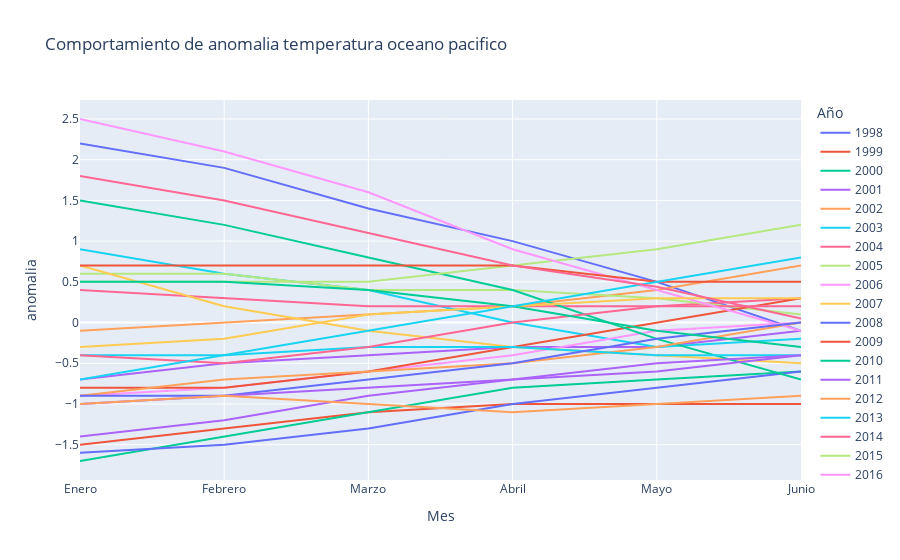

Notebook source saved alongside this figure:
### Code cell
meses_orden = ["Enero", "Febrero", "Marzo", "Abril", "Mayo", "Junio"]
df_melted['Mes'] = pd.Categorical(df_melted['Mes'], categories=meses_orden, ordered=True)

# Graficar la serie de tiempo
fig = px.line(df_melted, x='Mes', y='a_pacifico', color='Año',
              labels={'Mes': 'Mes', 'a_pacifico': 'anomalia', 'Año': 'Año'},
              title='Comportamiento de anomalia temperatura oceano pacifico')

fig.show()

### Figure 1 — Plotly figure (JSON) as saved in the notebook; plotly's stock layout.template omitted (floating-point values rounded to 4 significant figures)
{"data": [{"hovertemplate": "Año=1998<br>Mes=%{x}<br>anomalia=%{y}<extra></extra>", "legendgroup": "1998", "line": {"color": "#636efa", "dash": "solid"}, "marker": {"symbol": "circle"}, "mode": "lines", "name": "1998", "orientation": "v", "showlegend": true, "type": "scatter", "x": ["Enero", "Febrero", "Marzo", "Abril", "Mayo", "Junio"], "xaxis": "x", "y": [2.2, 1.9, 1.4, 1, 0.5, -0.1], "yaxis": "y"}, {"hovertemplate": "Año=1999<br>Mes=%{x}<br>anomalia=%{y}<extra></extra>", "legendgroup": "1999", "line": {"color": "#EF553B", "dash": "solid"}, "marker": {"symbol": "circle"}, "mode": "lines", "name": "1999", "orientation": "v", "showlegend": true, "type": "scatter", "x": ["Enero", "Febrero", "Marzo", "Abril", "Mayo", "Junio"], "xaxis": "x", "y": [-1.5, -1.3, -1.1, -1, -1, -1], "yaxis": "y"}, {"hovertemplate": "Año=2000<br>Mes=%{x}<br>anomalia=%{y}<extra></extra>", "legendgroup": "2000", "line": {"color": "#00cc96", "dash": "solid"}, "marker": {"symbol": "circle"}, "mode": "lines", "name": "2000", "orientation": "v", "showlegend": true, "type": "scatter", "x": ["Enero", "Febrero", "Marzo", "Abril", "Mayo", "Junio"], "xaxis": "x", "y": [-1.7, -1.4, -1.1, -0.8, -0.7, -0.6], "yaxis": "y"}, {"hovertemplate": "Año=2001<br>Mes=%{x}<br>anomalia=%{y}<extra></extra>", "legendgroup": "2001", "line": {"color": "#ab63fa", "dash": "solid"}, "marker": {"symbol": "circle"}, "mode": "lines", "name": "2001", "orientation": "v", "showlegend": true, "type": "scatter", "x": ["Enero", "Febrero", "Marzo", "Abril", "Mayo", "Junio"], "xaxis": "x", "y": [-0.7, -0.5, -0.4, -0.3, -0.3, -0.1], "yaxis": "y"}, {"hovertemplate": "Año=2002<br>Mes=%{x}<br>anomalia=%{y}<extra></extra>", "legendgroup": "2002", "line": {"color": "#FFA15A", "dash": "solid"}, "marker": {"symbol": "circle"}, "mode": "lines", "name": "2002", "orientation": "v", "showlegend": true, "type": "scatter", "x": ["Enero", "Febrero", "Marzo", "Abril", "Mayo", "Junio"], "xaxis": "x", "y": [-0.1, 0, 0.1, 0.2, 0.4, 0.7], "yaxis": "y"}, {"hovertemplate": "Año=2003<br>Mes=%{x}<br>anomalia=%{y}<extra></extra>", "legendgroup": "2003", "line": {"color": "#19d3f3", "dash": "solid"}, "marker": {"symbol": "circle"}, "mode": "lines", "name": "2003", "orientation": "v", "showlegend": true, "type": "scatter", "x": ["Enero", "Febrero", "Marzo", "Abril", "Mayo", "Junio"], "xaxis": "x", "y": [0.9, 0.6, 0.4, 0, -0.3, -0.2], "yaxis": "y"}, {"hovertemplate": "Año=2004<br>Mes=%{x}<br>anomalia=%{y}<extra></extra>", "legendgroup": "2004", "line": {"color": "#FF6692", "dash": "solid"}, "marker": {"symbol": "circle"}, "mode": "lines", "name": "2004", "orientation": "v", "showlegend": true, "type": "scatter", "x": ["Enero", "Febrero", "Marzo", "Abril", "Mayo", "Junio"], "xaxis": "x", "y": [0.4, 0.3, 0.2, 0.2, 0.2, 0.3], "yaxis": "y"}, {"hovertemplate": "Año=2005<br>Mes=%{x}<br>anomalia=%{y}<extra></extra>", "legendgroup": "2005", "line": {"color": "#B6E880", "dash": "solid"}, "marker": {"symbol": "circle"}, "mode": "lines", "name": "2005", "orientation": "v", "showlegend": true, "type": "scatter", "x": ["Enero", "Febrero", "Marzo", "Abril", "Mayo", "Junio"], "xaxis": "x", "y": [0.6, 0.6, 0.4, 0.4, 0.3, 0.1], "yaxis": "y"}, {"hovertemplate": "Año=2006<br>Mes=%{x}<br>anomalia=%{y}<extra></extra>", "legendgroup": "2006", "line": {"color": "#FF97FF", "dash": "solid"}, "marker": {"symbol": "circle"}, "mode": "lines", "name": "2006", "orientation": "v", "showlegend": true, "type": "scatter", "x": ["Enero", "Febrero", "Marzo", "Abril", "Mayo", "Junio"], "xaxis": "x", "y": [-0.9, -0.8, -0.6, -0.4, -0.1, 0], "yaxis": "y"}, {"hovertemplate": "Año=2007<br>Mes=%{x}<br>anomalia=%{y}<extra></extra>", "legendgroup": "2007", "line": {"color": "#FECB52", "dash": "solid"}, "marker": {"symbol": "circle"}, "mode": "lines", "name": "2007", "orientation": "v", "showlegend": true, "type": "scatter", "x": ["Enero", "Febrero", "Marzo", "Abril", "Mayo", "Junio"], "xaxis": "x", "y": [0.7, 0.2, -0.1, -0.3, -0.4, -0.5], "yaxis": "y"}, {"hovertemplate": "Año=2008<br>Mes=%{x}<br>anomalia=%{y}<extra></extra>", "legendgroup": "2008", "line": {"color": "#636efa", "dash": "solid"}, "marker": {"symbol": "circle"}, "mode": "lines", "name": "2008", "orientation": "v", "showlegend": true, "type": "scatter", "x": ["Enero", "Febrero", "Marzo", "Abril", "Mayo", "Junio"], "xaxis": "x", "y": [-1.6, -1.5, -1.3, -1, -0.8, -0.6], "yaxis": "y"}, {"hovertemplate": "Año=2009<br>Mes=%{x}<br>anomalia=%{y}<extra></extra>", "legendgroup": "2009", "line": {"color": "#EF553B", "dash": "solid"}, "marker": {"symbol": "circle"}, "mode": "lines", "name": "2009", "orientation": "v", "showlegend": true, "type": "scatter", "x": ["Enero", "Febrero", "Marzo", "Abril", "Mayo", "Junio"], "xaxis": "x", "y": [-0.8, -0.8, -0.6, -0.3, 0, 0.3], "yaxis": "y"}, {"hovertemplate": "Año=2010<br>Mes=%{x}<br>anomalia=%{y}<extra></extra>", "legendgroup": "2010", "line": {"color": "#00cc96", "dash": "solid"}, "marker": {"symbol": "circle"}, "mode": "lines", "name": "2010", "orientation": "v", "showlegend": true, "type": "scatter", "x": ["Enero", "Febrero", "Marzo", "Abril", "Mayo", "Junio"], "xaxis": "x", "y": [1.5, 1.2, 0.8, 0.4, -0.2, -0.7], "yaxis": "y"}, {"hovertemplate": "Año=2011<br>Mes=%{x}<br>anomalia=%{y}<extra></extra>", "legendgroup": "2011", "line": {"color": "#ab63fa", "dash": "solid"}, "marker": {"symbol": "circle"}, "mode": "lines", "name": "2011", "orientation": "v", "showlegend": true, "type": "scatter", "x": ["Enero", "Febrero", "Marzo", "Abril", "Mayo", "Junio"], "xaxis": "x", "y": [-1.4, -1.2, -0.9, -0.7, -0.6, -0.4], "yaxis": "y"}, {"hovertemplate": "Año=2012<br>Mes=%{x}<br>anomalia=%{y}<extra></extra>", "legendgroup": "2012", "line": {"color": "#FFA15A", "dash": "solid"}, "marker": {"symbol": "circle"}, "mode": "lines", "name": "2012", "orientation": "v", "showlegend": true, "type": "scatter", "x": ["Enero", "Febrero", "Marzo", "Abril", "Mayo", "Junio"], "xaxis": "x", "y": [-0.9, -0.7, -0.6, -0.5, -0.3, 0], "yaxis": "y"}, {"hovertemplate": "Año=2013<br>Mes=%{x}<br>anomalia=%{y}<extra></extra>", "legendgroup": "2013", "line": {"color": "#19d3f3", "dash": "solid"}, "marker": {"symbol": "circle"}, "mode": "lines", "name": "2013", "orientation": "v", "showlegend": true, "type": "scatter", "x": ["Enero", "Febrero", "Marzo", "Abril", "Mayo", "Junio"], "xaxis": "x", "y": [-0.4, -0.4, -0.3, -0.3, -0.4, -0.4], "yaxis": "y"}, {"hovertemplate": "Año=2014<br>Mes=%{x}<br>anomalia=%{y}<extra></extra>", "legendgroup": "2014", "line": {"color": "#FF6692", "dash": "solid"}, "marker": {"symbol": "circle"}, "mode": "lines", "name": "2014", "orientation": "v", "showlegend": true, "type": "scatter", "x": ["Enero", "Febrero", "Marzo", "Abril", "Mayo", "Junio"], "xaxis": "x", "y": [-0.4, -0.5, -0.3, 0, 0.2, 0.2], "yaxis": "y"}, {"hovertemplate": "Año=2015<br>Mes=%{x}<br>anomalia=%{y}<extra></extra>", "legendgroup": "2015", "line": {"color": "#B6E880", "dash": "solid"}, "marker": {"symbol": "circle"}, "mode": "lines", "name": "2015", "orientation": "v", "showlegend": true, "type": "scatter", "x": ["Enero", "Febrero", "Marzo", "Abril", "Mayo", "Junio"], "xaxis": "x", "y": [0.5, 0.5, 0.5, 0.7, 0.9, 1.2], "yaxis": "y"}, {"hovertemplate": "Año=2016<br>Mes=%{x}<br>anomalia=%{y}<extra></extra>", "legendgroup": "2016", "line": {"color": "#FF97FF", "dash": "solid"}, "marker": {"symbol": "circle"}, "mode": "lines", "name": "2016", "orientation": "v", "showlegend": true, "type": "scatter", "x": ["Enero", "Febrero", "Marzo", "Abril", "Mayo", "Junio"], "xaxis": "x", "y": [2.5, 2.1, 1.6, 0.9, 0.4, -0.1], "yaxis": "y"}, {"hovertemplate": "Año=2017<br>Mes=%{x}<br>anomalia=%{y}<extra></extra>", "legendgroup": "2017", "line": {"color": "#FECB52", "dash": "solid"}, "marker": {"symbol": "circle"}, "mode": "lines", "name": "2017", "orientation": "v", "showlegend": true, "type": "scatter", "x": ["Enero", "Febrero", "Marzo", "Abril", "Mayo", "Junio"], "xaxis": "x", "y": [-0.3, -0.2, 0.1, 0.2, 0.3, 0.3], "yaxis": "y"}, {"hovertemplate": "Año=2018<br>Mes=%{x}<br>anomalia=%{y}<extra></extra>", "legendgroup": "2018", "line": {"color": "#636efa", "dash": "solid"}, "marker": {"symbol": "circle"}, "mode": "lines", "name": "2018", "orientation": "v", "showlegend": true, "type": "scatter", "x": ["Enero", "Febrero", "Marzo", "Abril", "Mayo", "Junio"], "xaxis": "x", "y": [-0.9, -0.9, -0.7, -0.5, -0.2, 0], "yaxis": "y"}, {"hovertemplate": "Año=2019<br>Mes=%{x}<br>anomalia=%{y}<extra></extra>", "legendgroup": "2019", "line": {"color": "#EF553B", "dash": "solid"}, "marker": {"symbol": "circle"}, "mode": "lines", "name": "2019", "orientation": "v", "showlegend": true, "type": "scatter", "x": ["Enero", "Febrero", "Marzo", "Abril", "Mayo", "Junio"], "xaxis": "x", "y": [0.7, 0.7, 0.7, 0.7, 0.5, 0.5], "yaxis": "y"}, {"hovertemplate": "Año=2020<br>Mes=%{x}<br>anomalia=%{y}<extra></extra>", "legendgroup": "2020", "line": {"color": "#00cc96", "dash": "solid"}, "marker": {"symbol": "circle"}, "mode": "lines", "name": "2020", "orientation": "v", "showlegend": true, "type": "scatter", "x": ["Enero", "Febrero", "Marzo", "Abril", "Mayo", "Junio"], "xaxis": "x", "y": [0.5, 0.5, 0.4, 0.2, -0.1, -0.3], "yaxis": "y"}, {"hovertemplate": "Año=2021<br>Mes=%{x}<br>anomalia=%{y}<extra></extra>", "legendgroup": "2021", "line": {"color": "#ab63fa", "dash": "solid"}, "marker": {"symbol": "circle"}, "mode": "lines", "name": "2021", "orientation": "v", "showlegend": true, "type": "scatter", "x": ["Enero", "Febrero", "Marzo", "Abril", "Mayo", "Junio"], "xaxis": "x", "y": [-1, -0.9, -0.8, -0.7, -0.5, -0.4], "yaxis": "y"}, {"hovertemplate": "Año=2022<br>Mes=%{x}<br>anomalia=%{y}<extra></extra>", "legendgroup": "2022", "line": {"color": "#FFA15A", "dash": "solid"}, "marker": {"symbol": "circle"}, "mode": "lines", "name": "2022", "orientation": "v", "showlegend": true, "type": "scatter", "x": ["Enero", "Febrero", "Marzo", "Abril", "Mayo", "Junio"], "xaxis": "x", "y": [-1, -0.9, -1, -1.1, -1, -0.9], "yaxis": "y"}, {"hovertemplate": "Año=2023<br>Mes=%{x}<br>anomalia=%{y}<extra></extra>", "legendgroup": "2023", "line": {"color": "#19d3f3", "dash": "solid"}, "marker": {"symbol": "circle"}, "mode": "lines", "name": "2023", "orientation": "v", "showlegend": true, "type": "scatter", "x": ["Enero", "Febrero", "Marzo", "Abril", "Mayo", "Junio"], "xaxis": "x", "y": [-0.7, -0.4, -0.1, 0.2, 0.5, 0.8], "yaxis": "y"}, {"hovertemplate": "Año=2024<br>Mes=%{x}<br>anomalia=%{y}<extra></extra>", "legendgroup": "2024", "line": {"color": "#FF6692", "dash": "solid"}, "marker": {"symbol": "circle"}, "mode": "lines", "name": "2024", "orientation": "v", "showlegend": true, "type": "scatter", "x": ["Enero", "Febrero", "Marzo", "Abril", "Mayo", "Junio"], "xaxis": "x", "y": [1.8, 1.5, 1.1, 0.7, 0.44, 0.05], "yaxis": "y"}], "layout": {"legend": {"title": {"text": "Año"}, "tracegroupgap": 0}, "title": {"text": "Comportamiento de anomalia temperatura oceano pacifico"}, "xaxis": {"anchor": "y", "domain": [0, 1], "title": {"text": "Mes"}}, "yaxis": {"anchor": "x", "domain": [0, 1], "title": {"text": "anomalia"}}}}
